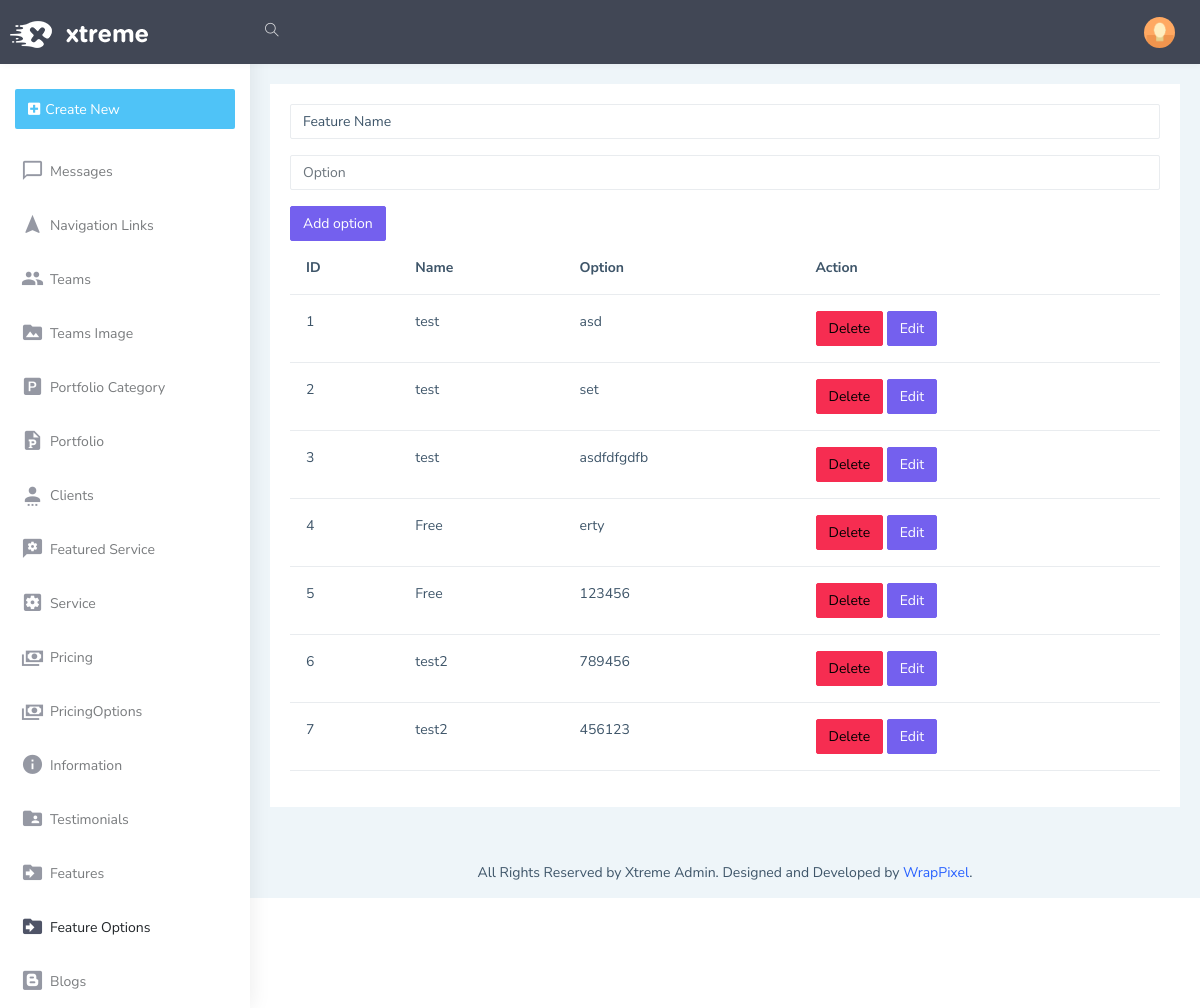
The app's page /admin/featureoptions, older data.
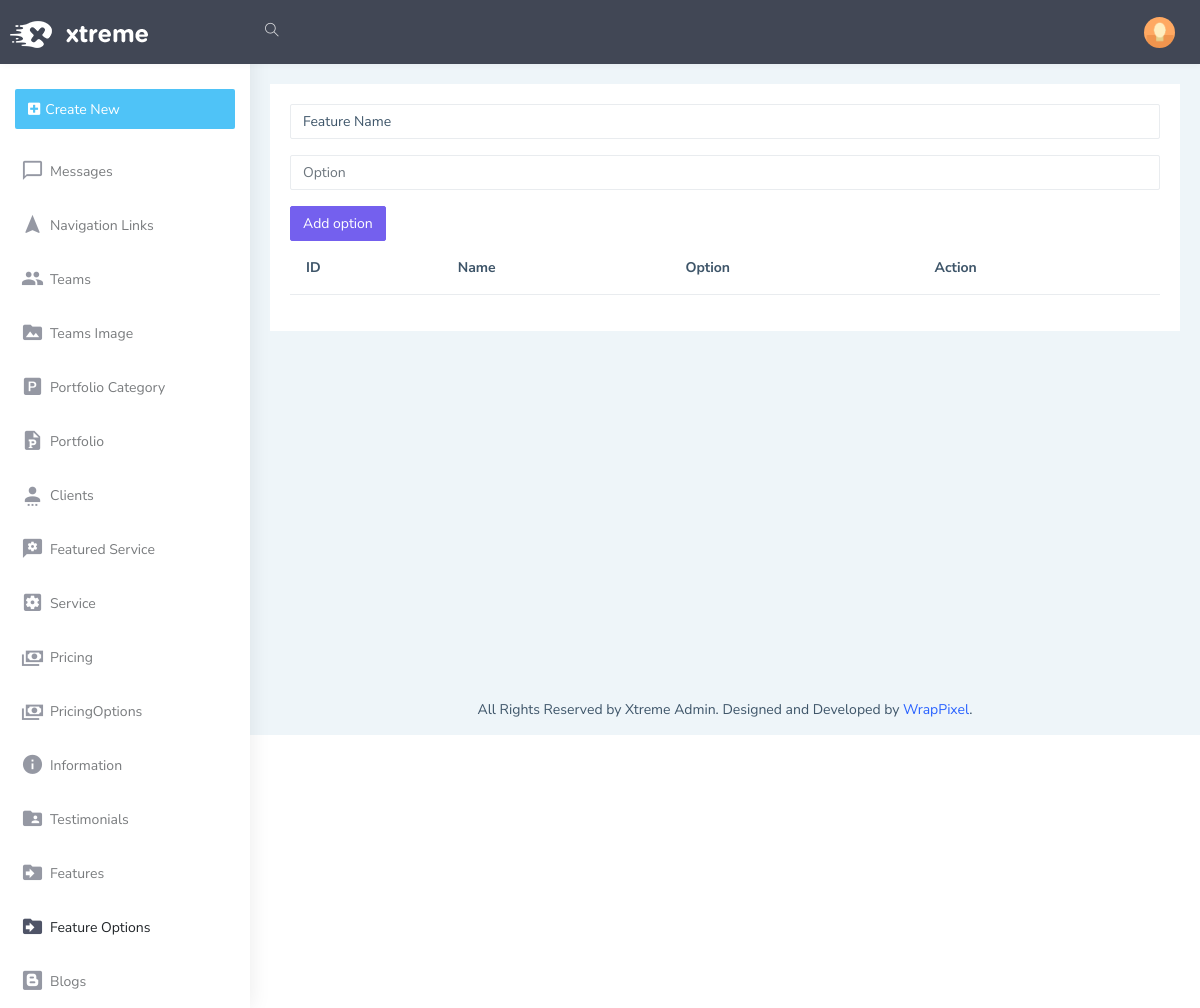
The same page, newer data.
### models.py (models this page shows)
class FeatureOptions(db.Model):
    Id=db.Column(db.Integer,primary_key=True,autoincrement=True)
    features_id=db.Column(db.Integer, db.ForeignKey('features.Id'))
    option=db.Column(db.String(150))

class Features(db.Model):
    Id=db.Column(db.Integer,primary_key=True,autoincrement=True)
    name=db.Column(db.String(50))
    icon=db.Column(db.String(50))
    info=db.Column(db.String(250))
    image=db.Column(db.String(50))
    order=db.Column(db.Integer)
    options=db.relationship('FeatureOptions', backref='feature_options', lazy=True)

### admin/routes/featureoptions.py (the view)
@admin_bp.route('/featureoptions', methods=['GET','POST'])
def featureoptions():
    from models import Features
    featureoptionsform=FeatureOptionsForm()
    featureoptions=FeatureOptions.query.all()
    features=Features.query.all()
    return render_template('admin/features/featureoptions.html',featureoptionsform=featureoptionsform,featureoptions=featureoptions,features=features,data=Features)

### admin/forms.py
class FeatureOptionsForm(FlaskForm):
    features_id=IntegerField('features_id')
    option=StringField('option')
    submit=SubmitField('Add option')

### admin/templates/admin/features/featureoptions.html (shortened to what this page needs)
{% extends 'admin/layout.html' %}
{% block body %}
<form action="/admin/featureoptions/add" method="POST">
  <select name="Featureoptions" class="form-control mb-3">
    <option value="Feature name">Feature Name</option>
  </select>
  <div class="mb-3">
    {{featureoptionsform.option(class="form-control", id="exampleFormControlInput1", placeholder="Option")}}
  </div>
    {{featureoptionsform.submit(class='btn btn-primary')}}
</form>
<table class="table">
  <thead>
    <tr>
      <th scope="col">ID</th>
      <th scope="col">Name</th>
      <th scope="col">Option</th>
      <th scope="col">Action</th>
    </tr>
  </thead>
  <tbody>
      {% for feature in featureoptions %}
    <tr>
      <td>{{feature.Id}}</td>
      <td>{{data.query.filter_by(Id=feature.features_id).first().name}}</td>
      <td>{{feature.option}}</td>
      <td>
          <a href="/admin/featureoptions/delete/{{feature.Id}}" class="btn btn-danger">Delete</a>
          <a href="/admin/featureoptions/edit/{{feature.Id}}" class="btn btn-primary">Edit</a>
      </td>
    </tr>
    {% endfor %}
  </tbody>
</table>
{% endblock %}}

### admin/templates/admin/layout.html (shortened to what this page needs)
<!DOCTYPE html>
<html dir="ltr" lang="en">
<head>
    <link href="{{url_for('admin.static', filename='dist/css/style.min.css')}}" rel="stylesheet">
</head>
<body>
    <div id="main-wrapper" data-layout="vertical" data-navbarbg="skin5" data-sidebartype="full"
        data-sidebar-position="absolute" data-header-position="absolute" data-boxed-layout="full">
        <header class="topbar" data-navbarbg="skin5">
            <nav class="navbar top-navbar navbar-expand-md navbar-dark">
                <div class="navbar-header" data-logobg="skin5">
                    <a class="navbar-brand" href="index.html">
                        <b class="logo-icon">
                            <img src="{{url_for('admin.static', filename='assets/images/logo-light-icon.png')}}" alt="homepage" class="light-logo" />
                        </b>
                        <span class="logo-text">
                            <img src="{{url_for('admin.static', filename='assets/images/logo-light-text.png')}}" class="light-logo" alt="homepage" />
                        </span>
                    </a>
                </div>
                <div class="navbar-collapse collapse" id="navbarSupportedContent" data-navbarbg="skin5">
                    <ul class="navbar-nav float-start me-auto">
                        <li class="nav-item search-box"> <a class="nav-link waves-effect waves-dark"
                                href="javascript:void(0)"><i class="ti-search"></i></a>
                        </li>
                    </ul>
                    <ul class="navbar-nav float-end">
                        <li class="nav-item dropdown">
                            <a class="nav-link dropdown-toggle text-muted waves-effect waves-dark pro-pic" href="#" id="navbarDropdown" role="button" data-bs-toggle="dropdown" aria-expanded="false">
                                <img src="./admin/static/assets/images/users/1.jpg" alt="user" class="rounded-circle" width="31">
                            </a>
                        </li>
                    </ul>
                </div>
            </nav>
        </header>
        <aside class="left-sidebar" data-sidebarbg="skin6">
            <div class="scroll-sidebar">
                {% include 'admin/navbar.html'   %}
            </div>
        </aside>
        <div class="page-wrapper">
            <div class="container-fluid">
                <div class="row">
                    <div class="col-12">
                        <div class="card">
                            <div class="card-body">
                                {% block body %}
                                {% endblock %}
                            </div>
                        </div>
                    </div>
                </div>
            </div>
            <footer class="footer text-center">
                All Rights Reserved by Xtreme Admin. Designed and Developed by <a
                    href="https://www.wrappixel.com">WrapPixel</a>.
            </footer>
        </div>
    </div>
</body>
</html>

### admin/templates/admin/navbar.html
<nav class="sidebar-nav">
    <ul id="sidebarnav">
        <li class="p-15 m-t-10"><a href="javascript:void(0)"
                class="btn d-block w-100 create-btn text-white no-block d-flex align-items-center"><i
                    class="fa fa-plus-square"></i> <span class="hide-menu m-l-5">Create New</span> </a>
        </li>
        <li class="sidebar-item"> <a class="sidebar-link waves-effect waves-dark sidebar-link"
                href="/admin/messages" aria-expanded="false"><i class="mdi mdi-message-outline"></i><span
                    class="hide-menu">Messages</span></a></li>
        <li class="sidebar-item"> <a class="sidebar-link waves-effect waves-dark sidebar-link"
                href="/admin/navlinks" aria-expanded="false"><i class="mdi mdi-navigation"></i><span
                    class="hide-menu">Navigation Links</span></a></li>
        <li class="sidebar-item"> <a class="sidebar-link waves-effect waves-dark sidebar-link"
                href="/admin/teams" aria-expanded="false"><i class="mdi mdi-account-multiple"></i><span
                    class="hide-menu">Teams</span></a></li>
        <li class="sidebar-item"> <a class="sidebar-link waves-effect waves-dark sidebar-link"
                href="/admin/teamsimage" aria-expanded="false"><i class="mdi mdi-folder-image"></i><span
                    class="hide-menu">Teams Image</span></a></li>
        <li class="sidebar-item"> <a class="sidebar-link waves-effect waves-dark sidebar-link"
                href="/admin/portfoliocategory" aria-expanded="false"><i class="mdi mdi-file-powerpoint-box"></i><span
                    class="hide-menu">Portfolio Category</span></a></li>
        <li class="sidebar-item"> <a class="sidebar-link waves-effect waves-dark sidebar-link"
                href="/admin/portfolio" aria-expanded="false"><i class="mdi mdi-file-powerpoint"></i><span
                    class="hide-menu">Portfolio</span></a></li>
        <li class="sidebar-item"> <a class="sidebar-link waves-effect waves-dark sidebar-link"
                href="/admin/clients" aria-expanded="false"><i class="mdi mdi-account-settings"></i><span
                    class="hide-menu">Clients</span></a></li>
        <li class="sidebar-item"> <a class="sidebar-link waves-effect waves-dark sidebar-link"
                href="/admin/featuredservice" aria-expanded="false"><i class="mdi mdi-message-settings-variant"></i><span
                    class="hide-menu">Featured Service</span></a></li>
        <li class="sidebar-item"> <a class="sidebar-link waves-effect waves-dark sidebar-link"
                href="/admin/service" aria-expanded="false"><i class="mdi mdi-settings-box"></i><span
                    class="hide-menu">Service</span></a></li>
        <li class="sidebar-item"> <a class="sidebar-link waves-effect waves-dark sidebar-link"
                href="/admin/pricing" aria-expanded="false"><i class="mdi mdi-cash-multiple"></i><span
                    class="hide-menu">Pricing</span></a></li>
        <li class="sidebar-item"> <a class="sidebar-link waves-effect waves-dark sidebar-link"
                href="/admin/pricingoption" aria-expanded="false"><i class="mdi mdi-cash-multiple"></i><span
                    class="hide-menu">PricingOptions</span></a></li>
        <li class="sidebar-item"> <a class="sidebar-link waves-effect waves-dark sidebar-link"
                href="/admin/information" aria-expanded="false"><i class="mdi mdi-information"></i><span
                    class="hide-menu">Information</span></a></li>
        <li class="sidebar-item"> <a class="sidebar-link waves-effect waves-dark sidebar-link"
                href="/admin/testimonials" aria-expanded="false"><i class="mdi mdi-folder-account"></i><span
                    class="hide-menu">Testimonials</span></a></li>
        <li class="sidebar-item"> <a class="sidebar-link waves-effect waves-dark sidebar-link"
                href="/admin/features" aria-expanded="false"><i class="mdi mdi-folder-move"></i><span
                    class="hide-menu">Features</span></a></li>
        <li class="sidebar-item"> <a class="sidebar-link waves-effect waves-dark sidebar-link"
                href="/admin/featureoptions" aria-expanded="false"><i class="mdi mdi-folder-move"></i><span
                    class="hide-menu">Feature Options</span></a></li>
        <li class="sidebar-item"> <a class="sidebar-link waves-effect waves-dark sidebar-link"
                href="/admin/blog" aria-expanded="false"><i class="mdi mdi-blogger"></i><span
                    class="hide-menu">Blogs</span></a></li>
    </ul>
</nav>

Row changes from the older to the newer data that the page shows:
removed FeatureOptions: Id "1", option "asd"
removed Features: query.filter_by "test"
removed FeatureOptions: Id "2", option "set"
removed FeatureOptions: Id "3", option "asdfdfgdfb"
removed FeatureOptions: Id "4", option "erty"
removed Features: query.filter_by "Free"
removed FeatureOptions: Id "5", option "123456"
removed FeatureOptions: Id "6", option "789456"
removed Features: query.filter_by "test2"
removed FeatureOptions: Id "7", option "456123"
